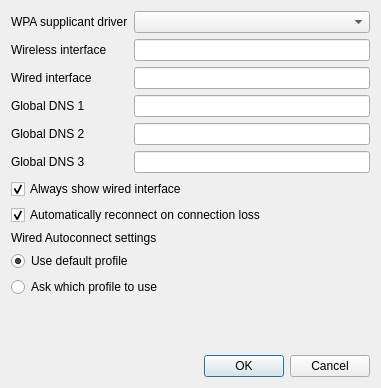
<ui version="4.0" >
 <class>Dialog</class>
 <widget class="QDialog" name="Dialog" >
  <property name="geometry" >
   <rect>
    <x>0</x>
    <y>0</y>
    <width>381</width>
    <height>388</height>
   </rect>
  </property>
  <property name="windowTitle" >
   <string>Dialog</string>
  </property>
  <layout class="QVBoxLayout" >
   <item>
    <layout class="QGridLayout" >
     <item row="0" column="0" >
      <widget class="QLabel" name="label" >
       <property name="text" >
        <string>WPA supplicant driver</string>
       </property>
      </widget>
     </item>
     <item row="0" column="1" >
      <widget class="QComboBox" name="comboBox" />
     </item>
     <item row="1" column="0" >
      <widget class="QLabel" name="label_2" >
       <property name="text" >
        <string>Wireless interface</string>
       </property>
      </widget>
     </item>
     <item row="1" column="1" >
      <widget class="QLineEdit" name="lineEdit" />
     </item>
     <item row="2" column="0" >
      <widget class="QLabel" name="label_3" >
       <property name="text" >
        <string>Wired interface</string>
       </property>
      </widget>
     </item>
     <item row="2" column="1" >
      <widget class="QLineEdit" name="lineEdit_2" />
     </item>
     <item row="3" column="0" >
      <widget class="QLabel" name="label_4" >
       <property name="text" >
        <string>Global DNS 1</string>
       </property>
      </widget>
     </item>
     <item row="3" column="1" >
      <widget class="QLineEdit" name="lineEdit_3" />
     </item>
     <item row="4" column="0" >
      <widget class="QLabel" name="label_5" >
       <property name="text" >
        <string>Global DNS 2</string>
       </property>
      </widget>
     </item>
     <item row="4" column="1" >
      <widget class="QLineEdit" name="lineEdit_4" />
     </item>
     <item row="5" column="0" >
      <widget class="QLabel" name="label_6" >
       <property name="text" >
        <string>Global DNS 3</string>
       </property>
      </widget>
     </item>
     <item row="5" column="1" >
      <widget class="QLineEdit" name="lineEdit_5" />
     </item>
    </layout>
   </item>
   <item>
    <widget class="QCheckBox" name="checkBox" >
     <property name="text" >
      <string>Always show wired interface</string>
     </property>
     <property name="checked" >
      <bool>true</bool>
     </property>
    </widget>
   </item>
   <item>
    <widget class="QCheckBox" name="checkBox_2" >
     <property name="text" >
      <string>Automatically reconnect on connection loss</string>
     </property>
     <property name="checked" >
      <bool>true</bool>
     </property>
    </widget>
   </item>
   <item>
    <widget class="QLabel" name="label_7" >
     <property name="text" >
      <string>Wired Autoconnect settings</string>
     </property>
    </widget>
   </item>
   <item>
    <widget class="QRadioButton" name="radioButton" >
     <property name="text" >
      <string>Use default profile</string>
     </property>
     <property name="checked" >
      <bool>true</bool>
     </property>
    </widget>
   </item>
   <item>
    <widget class="QRadioButton" name="radioButton_2" >
     <property name="text" >
      <string>Ask which profile to use</string>
     </property>
    </widget>
   </item>
   <item>
    <spacer>
     <property name="orientation" >
      <enum>Qt::Vertical</enum>
     </property>
     <property name="sizeHint" >
      <size>
       <width>20</width>
       <height>21</height>
      </size>
     </property>
    </spacer>
   </item>
   <item>
    <widget class="QDialogButtonBox" name="buttonBox" >
     <property name="orientation" >
      <enum>Qt::Horizontal</enum>
     </property>
     <property name="standardButtons" >
      <set>QDialogButtonBox::Cancel|QDialogButtonBox::NoButton|QDialogButtonBox::Ok</set>
     </property>
    </widget>
   </item>
  </layout>
 </widget>
 <resources/>
 <connections>
  <connection>
   <sender>buttonBox</sender>
   <signal>accepted()</signal>
   <receiver>Dialog</receiver>
   <slot>accept()</slot>
   <hints>
    <hint type="sourcelabel" >
     <x>248</x>
     <y>254</y>
    </hint>
    <hint type="destinationlabel" >
     <x>157</x>
     <y>274</y>
    </hint>
   </hints>
  </connection>
  <connection>
   <sender>buttonBox</sender>
   <signal>rejected()</signal>
   <receiver>Dialog</receiver>
   <slot>reject()</slot>
   <hints>
    <hint type="sourcelabel" >
     <x>316</x>
     <y>260</y>
    </hint>
    <hint type="destinationlabel" >
     <x>286</x>
     <y>274</y>
    </hint>
   </hints>
  </connection>
 </connections>
</ui>
